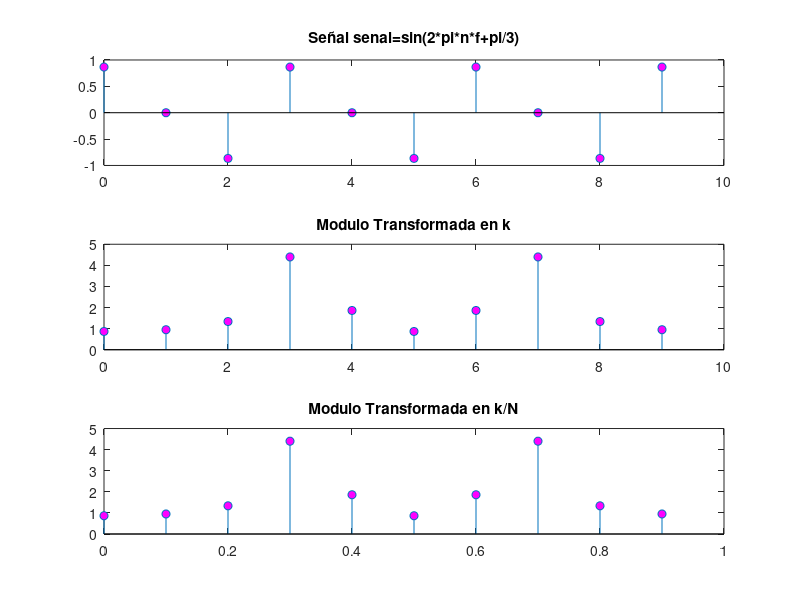
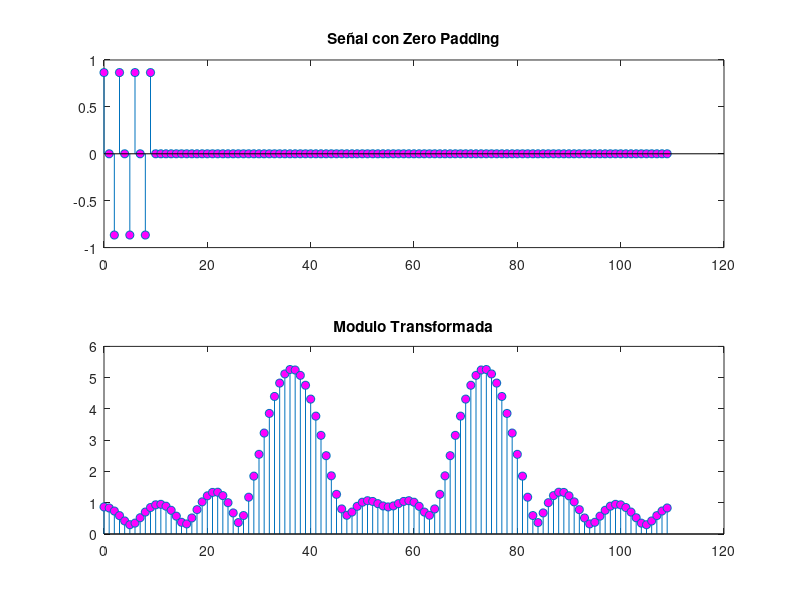

These figures' MATLAB source, in order:
#Inicializamos
close all
clear all
clc

#Numero de muestras
N=10;
#F0
F0=100;
#Frecuencia Muestreo
Fs=3*F0;
#Frecuencia
f=F0/Fs;
#Rango
n=0:N-1;
#Valor de K
k=n;

L=100;%ceros añadiso al final de la señal

#Señal
senal=sin(2*pi*n*f+pi/3);

#Transformada de la señal
trans=fft(senal);

#Representamos al señal
figure('name','Resolución Espectral.','NumberTitle','off');
subplot(311);
stem(n,senal, "markerfacecolor", [1 0 1]);
#stem(n*Fs/N,senal, "markerfacecolor", [1 0 1]);
title ("Señal senal=sin(2*pi*n*f+pi/3)");

#Representamos el modulo de la transformada en k
subplot(312);
stem(k,abs(trans), "markerfacecolor", [1 0 1]);
title ("Modulo Transformada en k");

#Representamos el modulo de la transformada en k/N
subplot(313);
stem(k/N,abs(trans), "markerfacecolor", [1 0 1]);
title ("Modulo Transformada en k/N");


%Veamos la funcion aplicando zero padding

xzp = [senal zeros(1,L)]; %añadimos los 0 al final de la señal
Nzp= length(xzp); %calculamos el tamaño total de muestras
nzp= 0:Nzp-1; %definimos el nuevo rango de valores
figure(2);
subplot(211);
stem(nzp, xzp, "markerfacecolor", [1 0 1]);
title ("Señal con Zero Padding");

xftzp=fft(xzp); %calculo de la transformada

subplot(212);
stem(nzp,abs(xftzp), "markerfacecolor", [1 0 1]);
#stem(nzp*Fs/Nzp,abs(xftzp), "markerfacecolor", [1 0 1]);
title ("Modulo Transformada");

